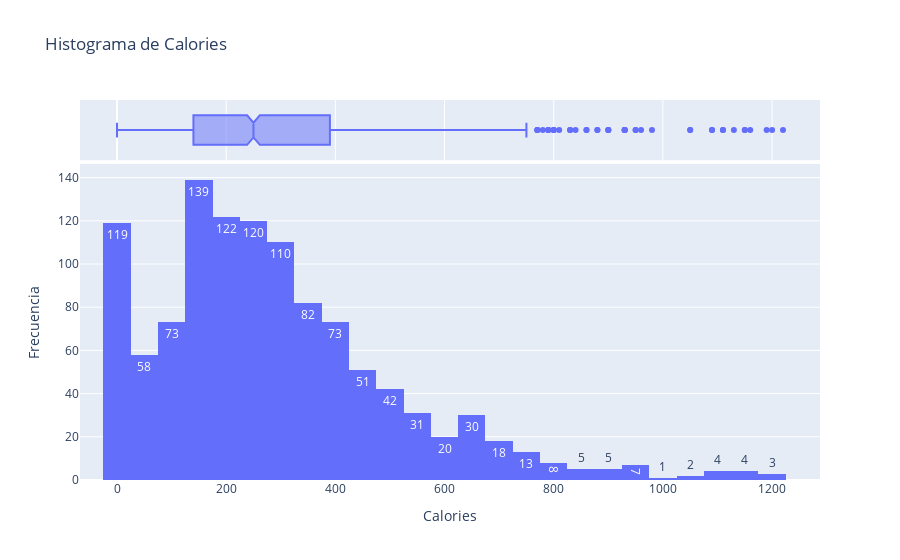

Source (notebook cell):
### Code cell
def create_hist(feature_name):
    values = sorted(df[feature_name])
    hist = px.histogram(x=values, marginal='box',
                        title=f"Histograma de {feature_name}", text_auto=True, nbins=50)
    hist.update_layout(
        xaxis_title=feature_name,
        yaxis_title="Frecuencia",
        showlegend=False
    )
    hist.show()
    
create_hist(feature_name="Calories")

### Figure 1 — Plotly figure (JSON) as saved in the notebook; plotly's stock layout.template omitted (floating-point values rounded to 4 significant figures; data arrays with more than 128 entries replaced by an {"elided": "..."} marker saying what was removed)
{"data": [{"alignmentgroup": "True", "bingroup": "x", "hovertemplate": "x=%{x}<br>count=%{y}<extra></extra>", "legendgroup": "", "marker": {"color": "#636efa", "pattern": {"shape": ""}}, "name": "", "nbinsx": 50, "offsetgroup": "", "orientation": "v", "showlegend": false, "texttemplate": "%{value}", "type": "histogram", "x": {"elided": "1140 float values"}, "xaxis": "x", "yaxis": "y"}, {"alignmentgroup": "True", "hovertemplate": "x=%{x}<extra></extra>", "legendgroup": "", "marker": {"color": "#636efa"}, "name": "", "notched": true, "offsetgroup": "", "showlegend": false, "type": "box", "x": {"elided": "1140 float values"}, "xaxis": "x2", "yaxis": "y2"}], "layout": {"autosize": true, "barmode": "relative", "legend": {"tracegroupgap": 0}, "showlegend": false, "title": {"text": "Histograma de Calories"}, "xaxis": {"anchor": "y", "autorange": true, "domain": [0, 1], "range": [-67.78, 1288.0], "title": {"text": "Calories"}, "type": "linear"}, "xaxis2": {"anchor": "y2", "autorange": true, "domain": [0, 1], "matches": "x", "range": [-67.78, 1288.0], "showgrid": true, "showticklabels": false, "type": "linear"}, "yaxis": {"anchor": "x", "autorange": true, "domain": [0, 0.8316], "range": [0, 146.3], "title": {"text": "Frecuencia"}}, "yaxis2": {"anchor": "x2", "autorange": true, "domain": [0.8416, 1], "matches": "y2", "range": [-0.5, 0.5], "showgrid": false, "showline": false, "showticklabels": false, "ticks": "", "type": "category"}}}
